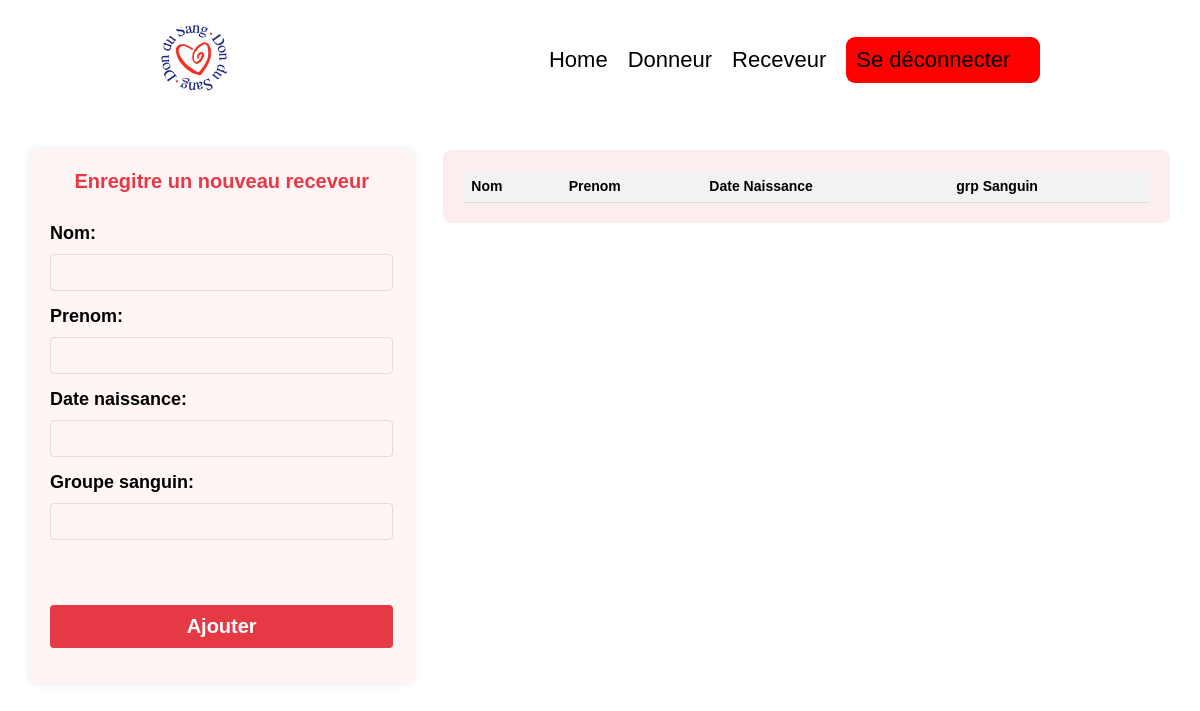
/collecte/receveur/ (signed in), run on an earlier commit of the app's database.
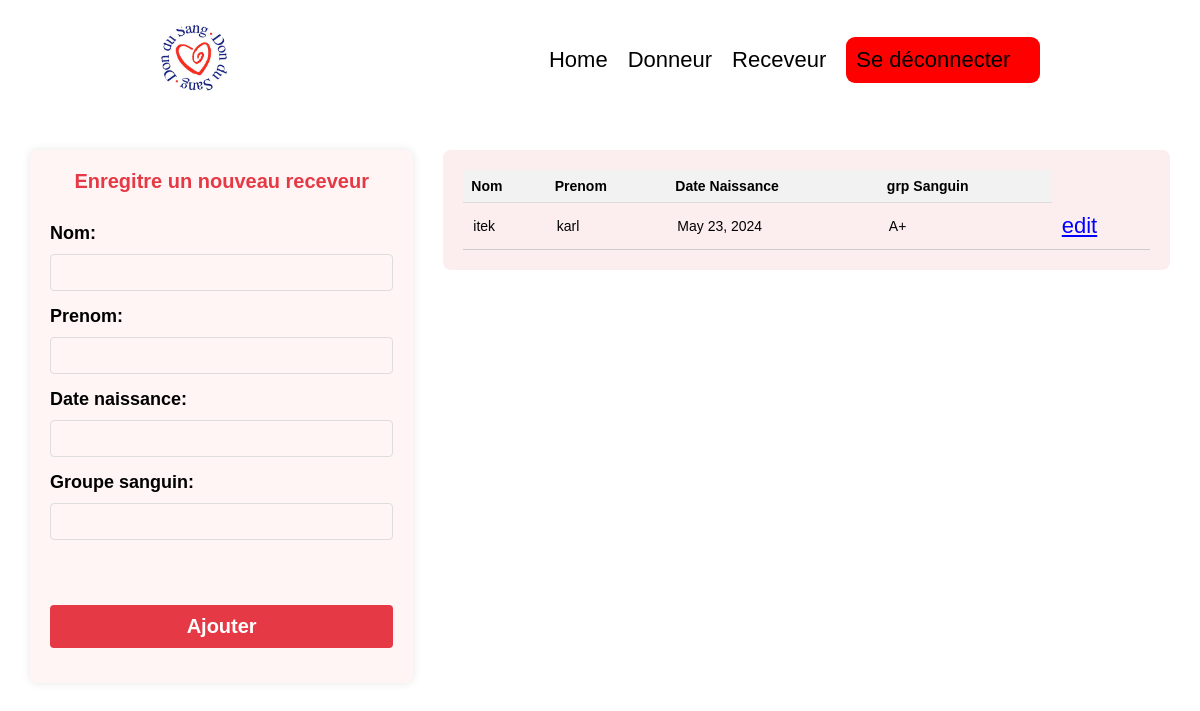
And on a later commit of the database.
### collecte/models.py (models this page shows, shortened)
class Receveur(models.Model):
    id=models.AutoField(primary_key=True)
    nom=models.CharField(max_length=31)
    prenom=models.CharField(max_length=31)
    date_naissance=models.DateField()
    groupe_sanguin=models.CharField(max_length=35, null=True)

### collecte/views.py (the view)
# urls.py: path('receveur/',views.receveur,name='receveur'),
@login_required(login_url='/login/')
def receveur(request):
    if request.method == 'POST':
        form = ReceveurForm(request.POST)
        if form.is_valid():
            form.save()
            return redirect('receveur')
    else:
         form = ReceveurForm()
    receveurs= Receveur.objects.all()
    user=request.user
    return render(request,'receveur.html',{'form': form, 'receveurs': receveurs,})

### collecte/forms.py
class ReceveurForm(forms.ModelForm):
    class Meta :
        model = Receveur
        fields = ['nom','prenom','date_naissance','groupe_sanguin']

### templates/receveur.html (shortened to what this page needs)
{% load static %}
<!DOCTYPE html>
<html lang="en">
  <head>
    <link rel="stylesheet" href="{%static 'style.css'%}" />
  </head>
  <body>
    {% include 'header.html' %}
    <section class="receveur">
      <div class="form">
        <h5>Enregitre un nouveau receveur</h5>
          <form action="" method="post">
          {{ form.as_p }}
          <button type="submit">Ajouter</button>
        </form>
      </div>
      <div class="table">
        <table>
          <thead>
            <tr>
              <th>Nom</th>
              <th>Prenom</th>
              <th>Date Naissance</th>
              <th>grp Sanguin</th>
            </tr>
          </thead>
          <tbody>
            {% for receveur in receveurs %}
            <tr>
              <td>{{receveur.nom}}</td>
              <td>{{receveur.prenom}}</td>
              <td>{{receveur.date_naissance}}</td>
              <td>{{receveur.groupe_sanguin}}</td>
              <td>
                <a href="#">edit</a>
              </td>
            </tr>
            {% endfor %}
          </tbody>
        </table>
      </div>
    </section>
  </body>
</html>

What changed in the data, as far as the page shows it:
added Receveur: nom "itek", prenom "karl", date_naissance "May 23, 2024", groupe_sanguin "A+"
